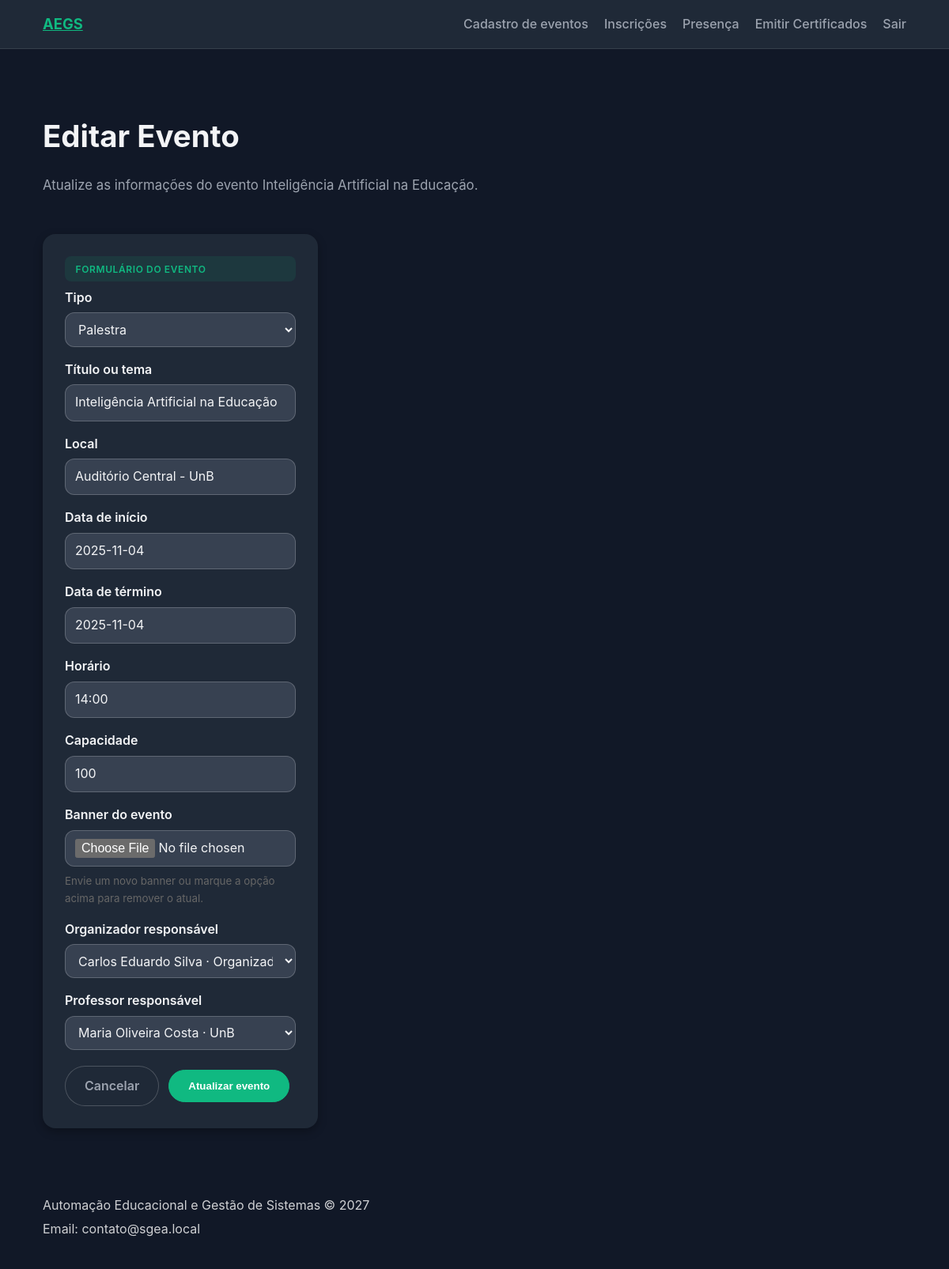
/eventos/21/editar/ (signed in), run on the app's committed database.
### api/models.py (models this page shows, shortened)
class Evento(models.Model):
    tipo = models.CharField(max_length=20, choices=TipoEventoChoices.choices)
    titulo = models.CharField(max_length=150, blank=True, default="")
    data_inicio = models.DateField()
    data_fim = models.DateField()
    horario = models.TimeField(null=True, blank=True)
    local = models.CharField(max_length=150)
    capacidade = models.PositiveIntegerField()
    banner = models.ImageField(upload_to='banners/', blank=True, null=True)
    organizador = models.ForeignKey(
        Usuario,
        on_delete=models.SET_NULL,
        related_name="eventos_organizados",
        limit_choices_to=Q(perfil__in=[PerfilChoices.ADMIN, PerfilChoices.ORGANIZADOR]),
        null=True,
        blank=True
    )
    professor_responsavel = models.ForeignKey(
        Usuario,
        on_delete=models.SET_NULL,
        related_name="eventos_responsavel",
        limit_choices_to=Q(perfil=PerfilChoices.PROFESSOR),
        help_text="Professor responsável pelo evento",
        null=True,
        blank=True,
    )
    criado_em = models.DateTimeField(auto_now_add=True)
    atualizado_em = models.DateTimeField(auto_now=True)
    class Meta:
        ordering = ["data_inicio", "tipo"]
        indexes = [
            models.Index(fields=["data_inicio"]),
            models.Index(fields=["tipo"]),
            models.Index(fields=["organizador"]),
        ]
        constraints = [
            models.CheckConstraint(
                name="evento_data_fim_gte_inicio",
                check=Q(data_fim__gte=F("data_inicio"))
            ),
            models.CheckConstraint(
                name="capacidade_positive",
                check=Q(capacidade__gt=0)
            ),
        ]

class Usuario(AbstractUser):
    nome = models.CharField(max_length=120)
    telefone = models.CharField(max_length=20)
    instituicao = models.CharField(
        max_length=20,
        choices=InstituicaoChoices.choices,
        blank=True,
        null=True,
        help_text="Obrigatório para perfis ALUNO e PROFESSOR."
    )
    perfil = models.CharField(
        max_length=20,
        choices=PerfilChoices.choices
    )
    class Meta:
        constraints = [
            models.CheckConstraint(
                name="instituicao_required_for_aluno_prof",
                check=(
                    ~Q(perfil__in=[PerfilChoices.ALUNO, PerfilChoices.PROFESSOR]) |
                    (Q(instituicao__isnull=False) & ~Q(instituicao=""))
                )
            )
        ]
        indexes = [
            models.Index(fields=["perfil"]),
        ]

### api/views.py (the view, shortened to what this page needs)
# urls.py: path('eventos/<int:evento_id>/editar/', EditarEventoView.as_view(), name='editar-evento'),
@method_decorator(perfil_required(PerfilChoices.ADMIN, PerfilChoices.ORGANIZADOR, PerfilChoices.PROFESSOR), name='dispatch')
class EditarEventoView(PostFeedbackMixin, TemplateView):
	template_name = "api/editar_evento.html"
	def get_context_data(self, **kwargs):
		context = super().get_context_data(**kwargs)
		evento_id = self.kwargs.get('evento_id')
		evento = get_object_or_404(Evento, pk=evento_id)
		if self.request.user.perfil == PerfilChoices.ORGANIZADOR and evento.organizador != self.request.user:
			from django.core.exceptions import PermissionDenied
			raise PermissionDenied("Você não tem permissão para editar este evento.")
		if self.request.user.perfil == PerfilChoices.PROFESSOR and evento.professor_responsavel != self.request.user:
			from django.core.exceptions import PermissionDenied
			raise PermissionDenied("Você não tem permissão para editar este evento.")
		context["evento"] = evento
		context["tipos_evento"] = TipoEventoChoices.choices
		context["organizadores"] = (
			Usuario.objects.filter(perfil__in=[
				PerfilChoices.ADMIN,
				PerfilChoices.ORGANIZADOR,
			])
			.order_by("nome", "username")
		)
		context["professores"] = (
			Usuario.objects.filter(perfil=PerfilChoices.PROFESSOR)
			.order_by("nome", "username")
		)
		return context

### api/views.py (called while the page is built)
	def get_context_data(self, **kwargs):
		context = super().get_context_data(**kwargs)
		context.setdefault(self.data_context_name, {})
		return context

### api/templates/api/editar_evento.html (shortened to what this page needs)
{% extends 'api/base.html' %}
{% block content %}
<section class="prototype-hero">
    <h1>Editar Evento</h1>
    <p>Atualize as informações do evento {{ evento.titulo|default:evento.get_tipo_display }}.</p>
</section>
<section class="prototype-grid">
    <article class="prototype-card">
        <span class="badge">Formulário do evento</span>
        <form method="post" enctype="multipart/form-data">
            <div class="form-group">
                <label for="evento-tipo">Tipo</label>
                <select id="evento-tipo" name="tipo">
                    {% for value, label in tipos_evento %}
                        <option value="{{ value }}" {% if evento.tipo == value %}selected{% endif %}>{{ label }}</option>
                    {% endfor %}
                </select>
            </div>
            <div class="form-group">
                <label for="evento-titulo">Título ou tema</label>
                <input id="evento-titulo" name="titulo" type="text" placeholder="Pesquisa e Inovação na Universidade" value="{{ evento.titulo|default:'' }}">
            </div>
            <div class="form-group">
                <label for="evento-local">Local</label>
                <input id="evento-local" name="local" type="text" placeholder="Auditório Central" value="{{ evento.local }}">
            </div>
            <div class="form-group">
                <label for="evento-inicio">Data de início</label>
                <input id="evento-inicio" name="data_inicio" type="text" value="{{ evento.data_inicio|date:'Y-m-d' }}" placeholder="YYYY-MM-DD">
            </div>
            <div class="form-group">
                <label for="evento-fim">Data de término</label>
                <input id="evento-fim" name="data_fim" type="text" value="{{ evento.data_fim|date:'Y-m-d' }}" placeholder="YYYY-MM-DD">
            </div>
            <div class="form-group">
                <label for="evento-horario">Horário</label>
                <input id="evento-horario" name="horario" type="text" value="{{ evento.horario|time:'H:i'|default:'' }}" placeholder="HH:MM">
            </div>
            <div class="form-group">
                <label for="evento-capacidade">Capacidade</label>
                <input id="evento-capacidade" name="capacidade" type="number" min="1" step="1" placeholder="100" value="{{ evento.capacidade }}">
            </div>
            <div class="form-group">
                <label for="evento-banner">Banner do evento</label>
                <input id="evento-banner" name="banner" type="file" accept="image/*">
                <small style="display: block; margin-top: 0.5rem; color: #666;">Envie um novo banner ou marque a opção acima para remover o atual.</small>
            </div>
            <div class="form-group">
                <label for="evento-organizador">Organizador responsável</label>
                <select id="evento-organizador" name="organizador">
                    {% for organizador in organizadores %}
                        <option value="{{ organizador.pk }}" {% if evento.organizador_id == organizador.pk %}selected{% endif %}>
                            {{ organizador.nome|default:organizador.get_full_name|default:organizador.username }}
                            {% if organizador.instituicao %}
                                · {{ organizador.get_perfil_display }} - {{ organizador.get_instituicao_display|default:organizador.instituicao }}
                            {% else %}
                                · {{ organizador.get_perfil_display }}
                            {% endif %}
                        </option>
                    {% empty %}
                        <option value="" disabled>Nenhum organizador elegível encontrado</option>
                    {% endfor %}
                </select>
            </div>
            <div class="form-group">
                <label for="evento-professor">Professor responsável</label>
                <select id="evento-professor" name="professor_responsavel" required>
                    {% for professor in professores %}
                        <option value="{{ professor.pk }}" {% if evento.professor_responsavel_id == professor.pk %}selected{% endif %}>
                            {{ professor.nome|default:professor.get_full_name|default:professor.username }}
                            {% if professor.instituicao %}
                                · {{ professor.get_instituicao_display|default:professor.instituicao }}
                            {% endif %}
                        </option>
                    {% empty %}
                        <option value="" disabled>Nenhum professor cadastrado</option>
                    {% endfor %}
                </select>
            </div>
            <div class="form-actions">
                <a href="{% url 'detalhes-evento' evento.pk %}" class="btn secondary">Cancelar</a>
                <button type="submit" class="btn primary">Atualizar evento</button>
            </div>
        </form>
    </article>
</section>
{% endblock %}

### api/static/api/styles.css (style rules this page uses)
:root { color-scheme: dark; --bg: #111827; --surface: #1f2937; --primary: #10b981; --primary-hover: #059669; --text: #f3f4f6; --muted: #9ca3af; }
* { box-sizing: border-box; }
body { margin: 0; font-family: 'Inter', system-ui, -apple-system, BlinkMacSystemFont, 'Segoe UI', sans-serif; background: var(--bg); color: var(--text); line-height: 1.6; }
.btn { display: inline-block; padding: 0.75rem 1.5rem; border-radius: 999px; border: 1px solid rgba(16, 185, 129, 0.2); background: transparent; color: var(--primary); font-weight: 600; text-decoration: none; transition: background 0.2s ease, color 0.2s ease, border-color 0.2s ease; }
.btn.primary { background: var(--primary); color: #ffffff; border-color: var(--primary); }
.prototype-hero { padding: 3rem 0 2rem; }
.prototype-hero h1 { margin-bottom: 0.5rem; font-size: clamp(1.9rem, 2.6vw + 1rem, 2.4rem); color: var(--text); }
.prototype-hero p { color: var(--muted); font-size: 1.05rem; }
.prototype-grid { display: grid; gap: 1.5rem; grid-template-columns: repeat(auto-fill, minmax(320px, 1fr)); margin-bottom: 3rem; }
.prototype-card { background: var(--surface); border-radius: 16px; padding: 1.75rem; box-shadow: 0 4px 12px rgba(0, 0, 0, 0.3); transition: transform 0.2s ease, box-shadow 0.2s ease; display: flex; flex-direction: column; }
.form-group { display: flex; flex-direction: column; margin-bottom: 1rem; }
.form-group label { font-weight: 600; margin-bottom: 0.35rem; }
.form-group input, .form-group select, .form-group textarea { padding: 0.6rem 0.75rem; border-radius: 12px; border: 1px solid rgba(255, 255, 255, 0.2); font: inherit; background: #374151; color: var(--text); }
.form-actions { display: flex; flex-wrap: wrap; gap: 0.75rem; margin-top: 1.25rem; align-items: center; }
.btn.secondary { background: var(--surface); color: var(--muted); border-color: rgba(255, 255, 255, 0.2); }
.badge { display: inline-block; padding: 0.4rem 0.85rem; border-radius: 8px; background: rgba(16, 185, 129, 0.1); color: var(--primary); font-weight: 600; font-size: 0.75rem; text-transform: uppercase; letter-spacing: 0.05em; margin-bottom: 0.5rem; }

### data on the page
Evento: titulo "Inteligência Artificial na Educação", tipo "Palestra", local "Auditório Central - UnB", data_inicio "2025-11-04", data_fim "2025-11-04", horario "14:00", capacidade "100", organizador "Carlos Eduardo Silva · Organizador", professor_responsavel "Maria Oliveira Costa · UnB"
